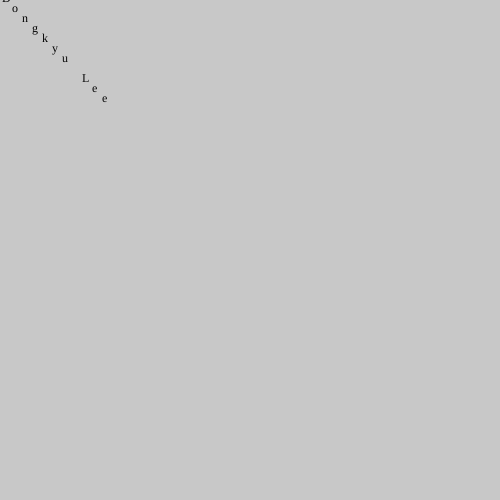
Frame 1 (no input)
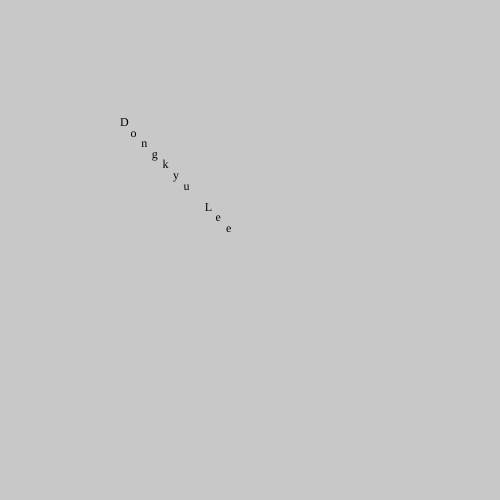
Frame 60 (no input)
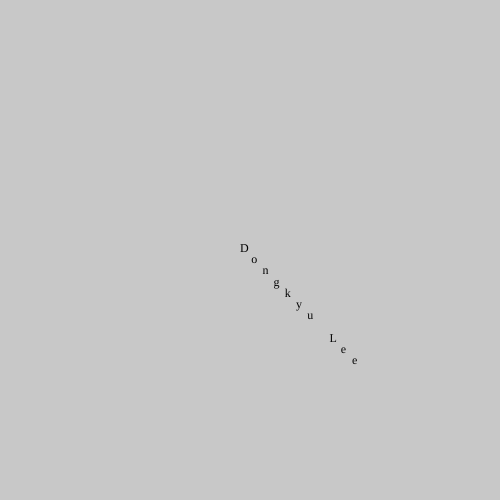
Frame 120 (the mouse pressed at the canvas centre since frame 60)

The p5.js sketch that drew these frames (run headless with seeded random() and noise() and a simulated clock; from frame 60 on, the mouse is pressed at the canvas centre):

// p5.js sketch
// ── sketch.js
var balls = [];
var myString = "Dongkyu Lee";

function setup() {
  createCanvas(500, 500);
  // creat a ball.
  textFont ('Dia')
  for (var i = 0; i < myString.length; i++) {
    var ii = i * 0.01;
    var char = myString[i];
    balls[i] = new MovingChar(char, i * 10, i * 10, 20, ii + 2.0, ii + 2.1, i);
  }
  /*for (var i = 0; i < 400; i++) {
    balls[i] = new BouncingBall(random(width), random(height), random(5, 25), random(-1, 1), random(-1, 1), random(255));
  }*/

}

function draw() {
  background(200);
  // call function move and display to draw a ball object here.

  for (var i = 0; i < myString.length; i++) {
  balls[i].move();
  balls[i].display();
  balls[i].bounce();
  }
}

// ── movingChar.js
class MovingChar {
  constructor(char, x, y, size, speedX, speedY, color) {
    this.char = char;
    this.x = x;
    this.y = y;
    this.size = size;
    this.speedX = speedX;
    this.speedY = speedY;
    this.color = color;
  }

  move() {
    this.x = this.x + this.speedX;
    this.y += this.speedY; // same as this.
  }

  display() {
    fill(this.color);
    text(this.char, this.x, this.y);
  }

  bounce() {
    if (this.x > width || this.x < 0) {
      this.speedX = this.speedX * -1;
    }
    if (this.y > height || this.y < 0) {
      this.speedY = this.speedY * -1;
    }
}
}
